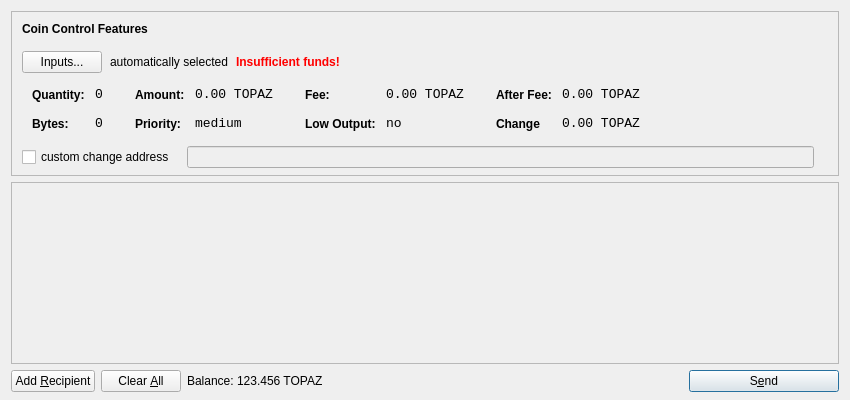
<?xml version="1.0" encoding="UTF-8"?>
<ui version="4.0">
 <class>SendCoinsDialog</class>
 <widget class="QDialog" name="SendCoinsDialog">
  <property name="geometry">
   <rect>
    <x>0</x>
    <y>0</y>
    <width>850</width>
    <height>400</height>
   </rect>
  </property>
  <property name="windowTitle">
   <string>Send Coins</string>
  </property>
  <layout class="QVBoxLayout" name="verticalLayout" stretch="0,1,0">
   <property name="bottomMargin">
    <number>8</number>
   </property>
   <item>
    <widget class="QFrame" name="frameCoinControl">
     <property name="sizePolicy">
      <sizepolicy hsizetype="Expanding" vsizetype="Expanding">
       <horstretch>0</horstretch>
       <verstretch>0</verstretch>
      </sizepolicy>
     </property>
     <property name="maximumSize">
      <size>
       <width>16777215</width>
       <height>16777215</height>
      </size>
     </property>
     <property name="frameShape">
      <enum>QFrame::StyledPanel</enum>
     </property>
     <property name="frameShadow">
      <enum>QFrame::Sunken</enum>
     </property>
     <layout class="QVBoxLayout" name="verticalLayoutCoinControl2">
      <property name="spacing">
       <number>-1</number>
      </property>
      <property name="leftMargin">
       <number>0</number>
      </property>
      <property name="topMargin">
       <number>0</number>
      </property>
      <property name="rightMargin">
       <number>0</number>
      </property>
      <property name="bottomMargin">
       <number>6</number>
      </property>
      <item>
       <layout class="QVBoxLayout" name="verticalLayoutCoinControl" stretch="0,0,0,0,1">
        <property name="spacing">
         <number>0</number>
        </property>
        <property name="leftMargin">
         <number>10</number>
        </property>
        <property name="topMargin">
         <number>10</number>
        </property>
        <item>
         <layout class="QHBoxLayout" name="horizontalLayoutCoinControl1">
          <property name="bottomMargin">
           <number>15</number>
          </property>
          <item>
           <widget class="QLabel" name="labelCoinControlFeatures">
            <property name="sizePolicy">
             <sizepolicy hsizetype="Preferred" vsizetype="Maximum">
              <horstretch>0</horstretch>
              <verstretch>0</verstretch>
             </sizepolicy>
            </property>
            <property name="font">
             <font>
              <weight>75</weight>
              <bold>true</bold>
             </font>
            </property>
            <property name="styleSheet">
             <string notr="true">font-weight:bold;</string>
            </property>
            <property name="text">
             <string>Coin Control Features</string>
            </property>
           </widget>
          </item>
         </layout>
        </item>
        <item>
         <layout class="QHBoxLayout" name="horizontalLayoutCoinControl2" stretch="0,0,0,0">
          <property name="spacing">
           <number>8</number>
          </property>
          <property name="bottomMargin">
           <number>10</number>
          </property>
          <item>
           <widget class="QPushButton" name="pushButtonCoinControl">
            <property name="styleSheet">
             <string notr="true"/>
            </property>
            <property name="text">
             <string>Inputs...</string>
            </property>
           </widget>
          </item>
          <item>
           <widget class="QLabel" name="labelCoinControlAutomaticallySelected">
            <property name="text">
             <string>automatically selected</string>
            </property>
            <property name="margin">
             <number>5</number>
            </property>
           </widget>
          </item>
          <item>
           <widget class="QLabel" name="labelCoinControlInsuffFunds">
            <property name="font">
             <font>
              <weight>75</weight>
              <bold>true</bold>
             </font>
            </property>
            <property name="styleSheet">
             <string notr="true">color:red;font-weight:bold;</string>
            </property>
            <property name="text">
             <string>Insufficient funds!</string>
            </property>
            <property name="margin">
             <number>5</number>
            </property>
           </widget>
          </item>
          <item>
           <spacer name="horizontalSpacerCoinControl">
            <property name="orientation">
             <enum>Qt::Horizontal</enum>
            </property>
            <property name="sizeHint" stdset="0">
             <size>
              <width>40</width>
              <height>1</height>
             </size>
            </property>
           </spacer>
          </item>
         </layout>
        </item>
        <item>
         <widget class="QWidget" name="widgetCoinControl" native="true">
          <property name="sizePolicy">
           <sizepolicy hsizetype="Preferred" vsizetype="Preferred">
            <horstretch>0</horstretch>
            <verstretch>0</verstretch>
           </sizepolicy>
          </property>
          <property name="minimumSize">
           <size>
            <width>0</width>
            <height>0</height>
           </size>
          </property>
          <property name="styleSheet">
           <string notr="true"/>
          </property>
          <layout class="QHBoxLayout" name="horizontalLayoutCoinControl5">
           <property name="margin">
            <number>0</number>
           </property>
           <item>
            <layout class="QHBoxLayout" name="horizontalLayoutCoinControl3" stretch="0,0,0,1">
             <property name="spacing">
              <number>20</number>
             </property>
             <property name="topMargin">
              <number>0</number>
             </property>
             <property name="bottomMargin">
              <number>10</number>
             </property>
             <item>
              <layout class="QFormLayout" name="formLayoutCoinControl1">
               <property name="horizontalSpacing">
                <number>10</number>
               </property>
               <property name="verticalSpacing">
                <number>14</number>
               </property>
               <property name="leftMargin">
                <number>10</number>
               </property>
               <property name="topMargin">
                <number>4</number>
               </property>
               <property name="rightMargin">
                <number>6</number>
               </property>
               <item row="0" column="0">
                <widget class="QLabel" name="labelCoinControlQuantityText">
                 <property name="styleSheet">
                  <string notr="true">font-weight:bold;</string>
                 </property>
                 <property name="text">
                  <string>Quantity:</string>
                 </property>
                 <property name="margin">
                  <number>0</number>
                 </property>
                </widget>
               </item>
               <item row="0" column="1">
                <widget class="QLabel" name="labelCoinControlQuantity">
                 <property name="font">
                  <font>
                   <family>Monospace</family>
                   <pointsize>10</pointsize>
                  </font>
                 </property>
                 <property name="cursor">
                  <cursorShape>IBeamCursor</cursorShape>
                 </property>
                 <property name="contextMenuPolicy">
                  <enum>Qt::ActionsContextMenu</enum>
                 </property>
                 <property name="text">
                  <string>0</string>
                 </property>
                 <property name="margin">
                  <number>0</number>
                 </property>
                 <property name="textInteractionFlags">
                  <set>Qt::LinksAccessibleByMouse|Qt::TextSelectableByKeyboard|Qt::TextSelectableByMouse</set>
                 </property>
                </widget>
               </item>
               <item row="1" column="0">
                <widget class="QLabel" name="labelCoinControlBytesText">
                 <property name="styleSheet">
                  <string notr="true">font-weight:bold;</string>
                 </property>
                 <property name="text">
                  <string>Bytes:</string>
                 </property>
                </widget>
               </item>
               <item row="1" column="1">
                <widget class="QLabel" name="labelCoinControlBytes">
                 <property name="font">
                  <font>
                   <family>Monospace</family>
                   <pointsize>10</pointsize>
                  </font>
                 </property>
                 <property name="cursor">
                  <cursorShape>IBeamCursor</cursorShape>
                 </property>
                 <property name="contextMenuPolicy">
                  <enum>Qt::ActionsContextMenu</enum>
                 </property>
                 <property name="text">
                  <string>0</string>
                 </property>
                 <property name="textInteractionFlags">
                  <set>Qt::LinksAccessibleByMouse|Qt::TextSelectableByKeyboard|Qt::TextSelectableByMouse</set>
                 </property>
                </widget>
               </item>
              </layout>
             </item>
             <item>
              <layout class="QFormLayout" name="formLayoutCoinControl2">
               <property name="horizontalSpacing">
                <number>10</number>
               </property>
               <property name="verticalSpacing">
                <number>14</number>
               </property>
               <property name="leftMargin">
                <number>6</number>
               </property>
               <property name="topMargin">
                <number>4</number>
               </property>
               <property name="rightMargin">
                <number>6</number>
               </property>
               <item row="0" column="0">
                <widget class="QLabel" name="labelCoinControlAmountText">
                 <property name="styleSheet">
                  <string notr="true">font-weight:bold;</string>
                 </property>
                 <property name="text">
                  <string>Amount:</string>
                 </property>
                 <property name="margin">
                  <number>0</number>
                 </property>
                </widget>
               </item>
               <item row="0" column="1">
                <widget class="QLabel" name="labelCoinControlAmount">
                 <property name="font">
                  <font>
                   <family>Monospace</family>
                   <pointsize>10</pointsize>
                  </font>
                 </property>
                 <property name="cursor">
                  <cursorShape>IBeamCursor</cursorShape>
                 </property>
                 <property name="contextMenuPolicy">
                  <enum>Qt::ActionsContextMenu</enum>
                 </property>
                 <property name="text">
                  <string notr="true">0.00 TOPAZ</string>
                 </property>
                 <property name="textInteractionFlags">
                  <set>Qt::LinksAccessibleByMouse|Qt::TextSelectableByKeyboard|Qt::TextSelectableByMouse</set>
                 </property>
                </widget>
               </item>
               <item row="1" column="0">
                <widget class="QLabel" name="labelCoinControlPriorityText">
                 <property name="styleSheet">
                  <string notr="true">font-weight:bold;</string>
                 </property>
                 <property name="text">
                  <string>Priority:</string>
                 </property>
                </widget>
               </item>
               <item row="1" column="1">
                <widget class="QLabel" name="labelCoinControlPriority">
                 <property name="font">
                  <font>
                   <family>Monospace</family>
                   <pointsize>10</pointsize>
                  </font>
                 </property>
                 <property name="cursor">
                  <cursorShape>IBeamCursor</cursorShape>
                 </property>
                 <property name="contextMenuPolicy">
                  <enum>Qt::ActionsContextMenu</enum>
                 </property>
                 <property name="text">
                  <string>medium</string>
                 </property>
                 <property name="textInteractionFlags">
                  <set>Qt::LinksAccessibleByMouse|Qt::TextSelectableByKeyboard|Qt::TextSelectableByMouse</set>
                 </property>
                </widget>
               </item>
              </layout>
             </item>
             <item>
              <layout class="QFormLayout" name="formLayoutCoinControl3">
               <property name="horizontalSpacing">
                <number>10</number>
               </property>
               <property name="verticalSpacing">
                <number>14</number>
               </property>
               <property name="leftMargin">
                <number>6</number>
               </property>
               <property name="topMargin">
                <number>4</number>
               </property>
               <property name="rightMargin">
                <number>6</number>
               </property>
               <item row="0" column="0">
                <widget class="QLabel" name="labelCoinControlFeeText">
                 <property name="styleSheet">
                  <string notr="true">font-weight:bold;</string>
                 </property>
                 <property name="text">
                  <string>Fee:</string>
                 </property>
                 <property name="margin">
                  <number>0</number>
                 </property>
                </widget>
               </item>
               <item row="0" column="1">
                <widget class="QLabel" name="labelCoinControlFee">
                 <property name="font">
                  <font>
                   <family>Monospace</family>
                   <pointsize>10</pointsize>
                  </font>
                 </property>
                 <property name="cursor">
                  <cursorShape>IBeamCursor</cursorShape>
                 </property>
                 <property name="contextMenuPolicy">
                  <enum>Qt::ActionsContextMenu</enum>
                 </property>
                 <property name="text">
                  <string notr="true">0.00 TOPAZ</string>
                 </property>
                 <property name="textInteractionFlags">
                  <set>Qt::LinksAccessibleByMouse|Qt::TextSelectableByKeyboard|Qt::TextSelectableByMouse</set>
                 </property>
                </widget>
               </item>
               <item row="1" column="0">
                <widget class="QLabel" name="labelCoinControlLowOutputText">
                 <property name="styleSheet">
                  <string notr="true">font-weight:bold;</string>
                 </property>
                 <property name="text">
                  <string>Low Output:</string>
                 </property>
                </widget>
               </item>
               <item row="1" column="1">
                <widget class="QLabel" name="labelCoinControlLowOutput">
                 <property name="font">
                  <font>
                   <family>Monospace</family>
                   <pointsize>10</pointsize>
                  </font>
                 </property>
                 <property name="cursor">
                  <cursorShape>IBeamCursor</cursorShape>
                 </property>
                 <property name="contextMenuPolicy">
                  <enum>Qt::ActionsContextMenu</enum>
                 </property>
                 <property name="text">
                  <string>no</string>
                 </property>
                 <property name="textInteractionFlags">
                  <set>Qt::LinksAccessibleByMouse|Qt::TextSelectableByKeyboard|Qt::TextSelectableByMouse</set>
                 </property>
                </widget>
               </item>
              </layout>
             </item>
             <item>
              <layout class="QFormLayout" name="formLayoutCoinControl4">
               <property name="horizontalSpacing">
                <number>10</number>
               </property>
               <property name="verticalSpacing">
                <number>14</number>
               </property>
               <property name="leftMargin">
                <number>6</number>
               </property>
               <property name="topMargin">
                <number>4</number>
               </property>
               <property name="rightMargin">
                <number>6</number>
               </property>
               <item row="0" column="0">
                <widget class="QLabel" name="labelCoinControlAfterFeeText">
                 <property name="styleSheet">
                  <string notr="true">font-weight:bold;</string>
                 </property>
                 <property name="text">
                  <string>After Fee:</string>
                 </property>
                 <property name="margin">
                  <number>0</number>
                 </property>
                </widget>
               </item>
               <item row="0" column="1">
                <widget class="QLabel" name="labelCoinControlAfterFee">
                 <property name="font">
                  <font>
                   <family>Monospace</family>
                   <pointsize>10</pointsize>
                  </font>
                 </property>
                 <property name="cursor">
                  <cursorShape>IBeamCursor</cursorShape>
                 </property>
                 <property name="contextMenuPolicy">
                  <enum>Qt::ActionsContextMenu</enum>
                 </property>
                 <property name="text">
                  <string notr="true">0.00 TOPAZ</string>
                 </property>
                 <property name="textInteractionFlags">
                  <set>Qt::LinksAccessibleByMouse|Qt::TextSelectableByKeyboard|Qt::TextSelectableByMouse</set>
                 </property>
                </widget>
               </item>
               <item row="1" column="0">
                <widget class="QLabel" name="labelCoinControlChangeText">
                 <property name="styleSheet">
                  <string notr="true">font-weight:bold;</string>
                 </property>
                 <property name="text">
                  <string>Change</string>
                 </property>
                </widget>
               </item>
               <item row="1" column="1">
                <widget class="QLabel" name="labelCoinControlChange">
                 <property name="font">
                  <font>
                   <family>Monospace</family>
                   <pointsize>10</pointsize>
                  </font>
                 </property>
                 <property name="cursor">
                  <cursorShape>IBeamCursor</cursorShape>
                 </property>
                 <property name="contextMenuPolicy">
                  <enum>Qt::ActionsContextMenu</enum>
                 </property>
                 <property name="text">
                  <string notr="true">0.00 TOPAZ</string>
                 </property>
                 <property name="textInteractionFlags">
                  <set>Qt::LinksAccessibleByMouse|Qt::TextSelectableByKeyboard|Qt::TextSelectableByMouse</set>
                 </property>
                </widget>
               </item>
              </layout>
             </item>
            </layout>
           </item>
          </layout>
         </widget>
        </item>
        <item>
         <layout class="QHBoxLayout" name="horizontalLayoutCoinControl4" stretch="0,0,0">
          <property name="spacing">
           <number>12</number>
          </property>
          <property name="sizeConstraint">
           <enum>QLayout::SetDefaultConstraint</enum>
          </property>
          <property name="topMargin">
           <number>5</number>
          </property>
          <property name="rightMargin">
           <number>5</number>
          </property>
          <item>
           <widget class="QCheckBox" name="checkBoxCoinControlChange">
            <property name="text">
             <string>custom change address</string>
            </property>
           </widget>
          </item>
          <item>
           <widget class="QLineEdit" name="lineEditCoinControlChange">
            <property name="enabled">
             <bool>false</bool>
            </property>
            <property name="sizePolicy">
             <sizepolicy hsizetype="Expanding" vsizetype="Fixed">
              <horstretch>0</horstretch>
              <verstretch>0</verstretch>
             </sizepolicy>
            </property>
           </widget>
          </item>
          <item>
           <widget class="QLabel" name="labelCoinControlChangeLabel">
            <property name="sizePolicy">
             <sizepolicy hsizetype="Preferred" vsizetype="Expanding">
              <horstretch>0</horstretch>
              <verstretch>0</verstretch>
             </sizepolicy>
            </property>
            <property name="minimumSize">
             <size>
              <width>0</width>
              <height>0</height>
             </size>
            </property>
            <property name="text">
             <string/>
            </property>
            <property name="margin">
             <number>3</number>
            </property>
           </widget>
          </item>
         </layout>
        </item>
        <item>
         <spacer name="verticalSpacerCoinControl">
          <property name="orientation">
           <enum>Qt::Vertical</enum>
          </property>
          <property name="sizeHint" stdset="0">
           <size>
            <width>800</width>
            <height>1</height>
           </size>
          </property>
         </spacer>
        </item>
       </layout>
      </item>
     </layout>
    </widget>
   </item>
   <item>
    <widget class="QScrollArea" name="scrollArea">
     <property name="widgetResizable">
      <bool>true</bool>
     </property>
     <widget class="QWidget" name="scrollAreaWidgetContents">
      <property name="geometry">
       <rect>
        <x>0</x>
        <y>0</y>
        <width>830</width>
        <height>165</height>
       </rect>
      </property>
      <layout class="QVBoxLayout" name="verticalLayout_2">
       <property name="margin">
        <number>0</number>
       </property>
       <item>
        <layout class="QVBoxLayout" name="entries">
         <property name="spacing">
          <number>6</number>
         </property>
        </layout>
       </item>
       <item>
        <spacer name="verticalSpacer">
         <property name="orientation">
          <enum>Qt::Vertical</enum>
         </property>
         <property name="sizeHint" stdset="0">
          <size>
           <width>20</width>
           <height>40</height>
          </size>
         </property>
        </spacer>
       </item>
      </layout>
     </widget>
    </widget>
   </item>
   <item>
    <layout class="QHBoxLayout" name="horizontalLayout">
     <item>
      <widget class="QPushButton" name="addButton">
       <property name="toolTip">
        <string>Send to multiple recipients at once</string>
       </property>
       <property name="text">
        <string>Add &amp;Recipient</string>
       </property>
       <property name="autoDefault">
        <bool>false</bool>
       </property>
      </widget>
     </item>
     <item>
      <widget class="QPushButton" name="clearButton">
       <property name="sizePolicy">
        <sizepolicy hsizetype="Minimum" vsizetype="Fixed">
         <horstretch>0</horstretch>
         <verstretch>0</verstretch>
        </sizepolicy>
       </property>
       <property name="toolTip">
        <string>Remove all transaction fields</string>
       </property>
       <property name="text">
        <string>Clear &amp;All</string>
       </property>
       <property name="autoRepeatDelay">
        <number>300</number>
       </property>
       <property name="autoDefault">
        <bool>false</bool>
       </property>
      </widget>
     </item>
     <item>
      <layout class="QHBoxLayout" name="horizontalLayout_2">
       <property name="spacing">
        <number>3</number>
       </property>
       <item>
        <widget class="QLabel" name="label">
         <property name="sizePolicy">
          <sizepolicy hsizetype="Preferred" vsizetype="Fixed">
           <horstretch>0</horstretch>
           <verstretch>0</verstretch>
          </sizepolicy>
         </property>
         <property name="text">
          <string>Balance:</string>
         </property>
        </widget>
       </item>
       <item>
        <widget class="QLabel" name="labelBalance">
         <property name="sizePolicy">
          <sizepolicy hsizetype="Preferred" vsizetype="Fixed">
           <horstretch>0</horstretch>
           <verstretch>0</verstretch>
          </sizepolicy>
         </property>
         <property name="cursor">
          <cursorShape>IBeamCursor</cursorShape>
         </property>
         <property name="text">
          <string notr="true">123.456 TOPAZ</string>
         </property>
         <property name="textInteractionFlags">
          <set>Qt::LinksAccessibleByMouse|Qt::TextSelectableByKeyboard|Qt::TextSelectableByMouse</set>
         </property>
        </widget>
       </item>
      </layout>
     </item>
     <item>
      <spacer name="horizontalSpacer">
       <property name="orientation">
        <enum>Qt::Horizontal</enum>
       </property>
       <property name="sizeHint" stdset="0">
        <size>
         <width>40</width>
         <height>20</height>
        </size>
       </property>
      </spacer>
     </item>
     <item>
      <widget class="QPushButton" name="sendButton">
       <property name="minimumSize">
        <size>
         <width>150</width>
         <height>0</height>
        </size>
       </property>
       <property name="toolTip">
        <string>Confirm the send action</string>
       </property>
       <property name="text">
        <string>S&amp;end</string>
       </property>
       <property name="icon">
        <iconset resource="../bitcoin.qrc">
         <normaloff>:/icons/send</normaloff>:/icons/send</iconset>
       </property>
       <property name="default">
        <bool>true</bool>
       </property>
      </widget>
     </item>
    </layout>
   </item>
  </layout>
 </widget>
 <resources>
  <include location="../bitcoin.qrc"/>
 </resources>
 <connections/>
</ui>
